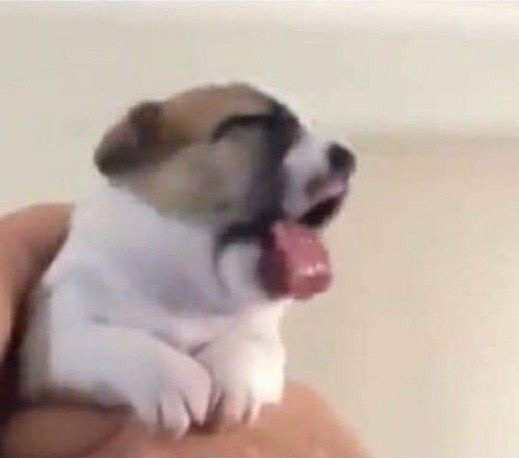
#> input picture Act 3/aso.jpg, 519 x 458 px
$ python lab3.py
#> lines starting #> are read from the running program, lines starting #| are printed output that depends on the picture
import cv2
import numpy as np
import matplotlib.pyplot as plt
import os

IMG = os.path.join(os.path.dirname(os.path.abspath(__file__)), "aso.jpg")
image = cv2.imread(IMG)
#> image is the input picture: shape (458, 519, 3); mean B, G, R 164, 172.1, 189.5
gray = cv2.cvtColor(image, cv2.COLOR_BGR2GRAY)
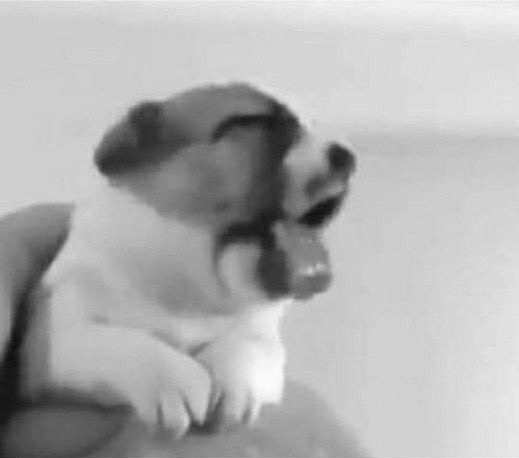
#> gray: shape (458, 519); min 11, max 253, mean 176.4

equalized_gray = cv2.equalizeHist(gray)
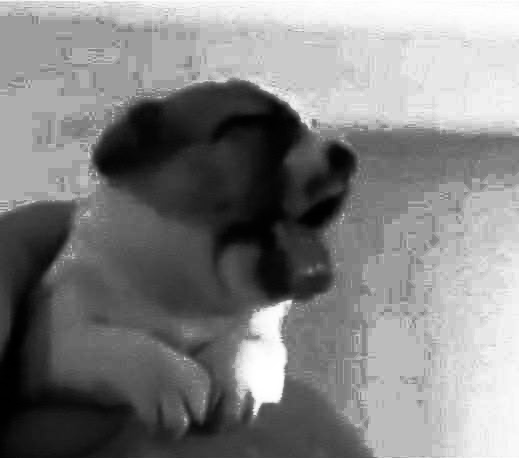
#> equalized_gray: shape (458, 519); min 0, max 255, mean 129.7


yuv = cv2.cvtColor(image, cv2.COLOR_BGR2YUV)
#> yuv: shape (458, 519, 3); mean of channels 0, 1, 2 176.4, 121.9, 139.5
yuv[:, :, 0] = cv2.equalizeHist(yuv[:, :, 0])
#> yuv: shape (458, 519, 3); mean of channels 0, 1, 2 129.7, 121.9, 139.5
equalized_color = cv2.cvtColor(yuv, cv2.COLOR_YUV2BGR)
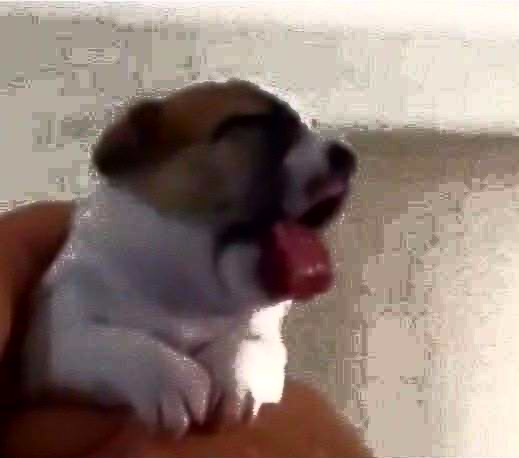
#> equalized_color: shape (458, 519, 3); mean B, G, R 117.6, 125.5, 142.6


min_val = np.min(gray)
#> min_val = 11
max_val = np.max(gray)
#> max_val = 253
linear_contrast = ((gray - min_val) / (max_val - min_val)
                   * 255).astype(np.uint8)


clahe = cv2.createCLAHE(clipLimit=2.0, tileGridSize=(8, 8))
clahe_gray = clahe.apply(gray)
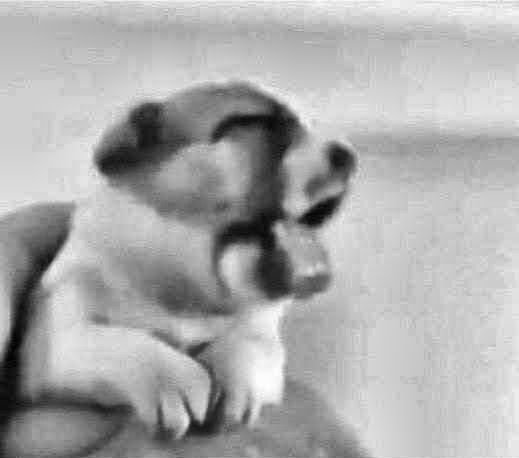
#> clahe_gray: shape (458, 519); min 2, max 254, mean 171.6


def plot_hist(image, title):
    plt.hist(image.ravel(), 256, [0, 256])
    plt.title(title)
    plt.xlabel("Pixel Intensity")
    plt.ylabel("Frequency")


plt.figure(figsize=(15, 12))

# Original grayscale
plt.subplot(3, 3, 1), plt.imshow(
    gray, cmap="gray"), plt.title("Original Grayscale")
plt.subplot(3, 3, 2), plt.imshow(equalized_gray,
                                 cmap="gray"), plt.title("Equalized (Gray)")
plt.subplot(3, 3, 3), plt.imshow(
    equalized_color[:, :, ::-1]), plt.title("Equalized (Color - YUV)")

# Contrast adjustments
plt.subplot(3, 3, 4), plt.imshow(linear_contrast,
                                 cmap="gray"), plt.title("Linear Contrast Stretching")
plt.subplot(3, 3, 5), plt.imshow(clahe_gray, cmap="gray"), plt.title(
    "CLAHE (Adaptive Equalization)")

# Histograms
plt.subplot(3, 3, 6), plot_hist(gray, "Original Histogram")
plt.subplot(3, 3, 7), plot_hist(equalized_gray, "Equalized Histogram")
plt.subplot(3, 3, 8), plot_hist(clahe_gray, "CLAHE Histogram")

plt.tight_layout()
plt.show()
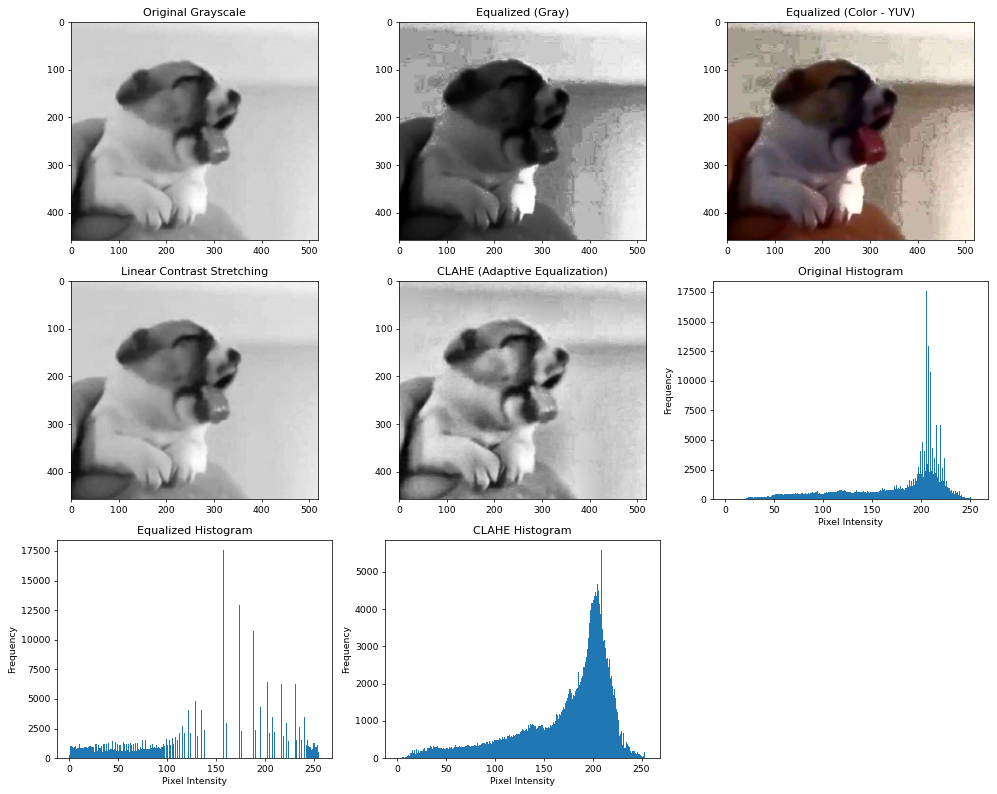
#> figure drawn by matplotlib, 8 panels; panel 6: tallest bar 17555 high, from x = 205 to 206; panel 7: tallest bar 17555 high, from x = 157 to 158; panel 8: tallest bar 5578 high, from x = 208 to 209
